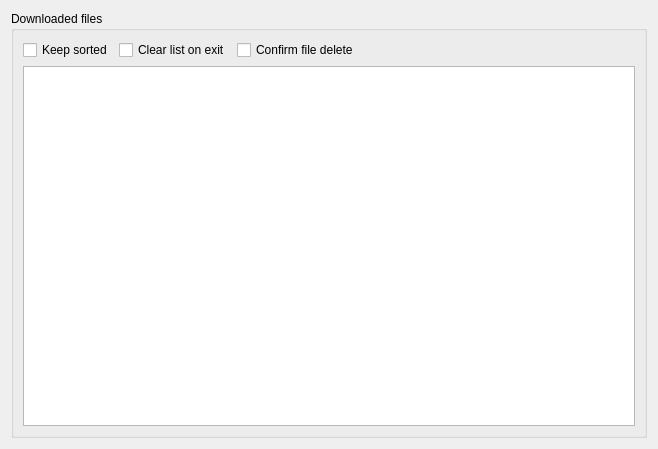
<?xml version="1.0" encoding="UTF-8"?>
<ui version="4.0">
 <class>Files</class>
 <widget class="QWidget" name="Files">
  <property name="geometry">
   <rect>
    <x>0</x>
    <y>0</y>
    <width>658</width>
    <height>449</height>
   </rect>
  </property>
  <property name="windowTitle">
   <string>Files</string>
  </property>
  <property name="windowIcon">
   <iconset resource="resource.qrc">
    <normaloff>:/resource/16x16_ico_png/ico_files.png</normaloff>:/resource/16x16_ico_png/ico_files.png</iconset>
  </property>
  <layout class="QGridLayout" name="gridLayout">
   <item row="0" column="0">
    <widget class="QGroupBox" name="groupBox_7">
     <property name="title">
      <string>Downloaded files</string>
     </property>
     <property name="flat">
      <bool>false</bool>
     </property>
     <layout class="QGridLayout" name="gridLayout_2">
      <item row="0" column="0">
       <layout class="QHBoxLayout" name="horizontalLayout">
        <item>
         <widget class="QCheckBox" name="chkKeepSorted">
          <property name="text">
           <string>Keep sorted</string>
          </property>
         </widget>
        </item>
        <item>
         <widget class="QCheckBox" name="chkClearOnExit">
          <property name="text">
           <string>Clear list on exit</string>
          </property>
         </widget>
        </item>
        <item>
         <widget class="QCheckBox" name="chkConfirmDelete">
          <property name="text">
           <string>Confirm file delete</string>
          </property>
          <property name="checked">
           <bool>false</bool>
          </property>
         </widget>
        </item>
        <item>
         <spacer name="horizontalSpacer">
          <property name="orientation">
           <enum>Qt::Horizontal</enum>
          </property>
          <property name="sizeHint" stdset="0">
           <size>
            <width>40</width>
            <height>20</height>
           </size>
          </property>
         </spacer>
        </item>
       </layout>
      </item>
      <item row="1" column="0">
       <widget class="QTableView" name="tableFiles">
        <property name="contextMenuPolicy">
         <enum>Qt::CustomContextMenu</enum>
        </property>
        <property name="horizontalScrollBarPolicy">
         <enum>Qt::ScrollBarAsNeeded</enum>
        </property>
        <property name="autoScroll">
         <bool>false</bool>
        </property>
        <property name="tabKeyNavigation">
         <bool>false</bool>
        </property>
        <property name="selectionMode">
         <enum>QAbstractItemView::ExtendedSelection</enum>
        </property>
        <property name="selectionBehavior">
         <enum>QAbstractItemView::SelectRows</enum>
        </property>
        <property name="showGrid">
         <bool>false</bool>
        </property>
        <property name="sortingEnabled">
         <bool>true</bool>
        </property>
        <attribute name="horizontalHeaderMinimumSectionSize">
         <number>0</number>
        </attribute>
        <attribute name="horizontalHeaderStretchLastSection">
         <bool>true</bool>
        </attribute>
        <attribute name="verticalHeaderVisible">
         <bool>false</bool>
        </attribute>
        <attribute name="verticalHeaderDefaultSectionSize">
         <number>16</number>
        </attribute>
        <attribute name="verticalHeaderMinimumSectionSize">
         <number>16</number>
        </attribute>
       </widget>
      </item>
     </layout>
    </widget>
   </item>
  </layout>
  <action name="actionOpenFile">
   <property name="icon">
    <iconset resource="resource.qrc">
     <normaloff>:/resource/16x16_ico_png/ico_open_file.png</normaloff>:/resource/16x16_ico_png/ico_open_file.png</iconset>
   </property>
   <property name="text">
    <string>Open</string>
   </property>
   <property name="toolTip">
    <string>Open selected files</string>
   </property>
   <property name="shortcut">
    <string>Ctrl+O</string>
   </property>
  </action>
  <action name="actionOpenFileWith">
   <property name="icon">
    <iconset resource="resource.qrc">
     <normaloff>:/resource/16x16_ico_png/ico_open_file.png</normaloff>:/resource/16x16_ico_png/ico_open_file.png</iconset>
   </property>
   <property name="text">
    <string>Another application...</string>
   </property>
  </action>
  <action name="actionClear">
   <property name="icon">
    <iconset resource="resource.qrc">
     <normaloff>:/resource/16x16_ico_png/ico_clear.png</normaloff>:/resource/16x16_ico_png/ico_clear.png</iconset>
   </property>
   <property name="text">
    <string>Clear</string>
   </property>
   <property name="toolTip">
    <string>Clear history</string>
   </property>
  </action>
  <action name="actionOpenFolder">
   <property name="icon">
    <iconset resource="resource.qrc">
     <normaloff>:/resource/16x16_ico_png/ico_open_folder.png</normaloff>:/resource/16x16_ico_png/ico_open_folder.png</iconset>
   </property>
   <property name="text">
    <string>Open folder ...</string>
   </property>
   <property name="toolTip">
    <string>Open folder</string>
   </property>
  </action>
  <action name="actionFind">
   <property name="icon">
    <iconset resource="resource.qrc">
     <normaloff>:/resource/16x16_ico_png/ico_find.png</normaloff>:/resource/16x16_ico_png/ico_find.png</iconset>
   </property>
   <property name="text">
    <string>Find</string>
   </property>
   <property name="shortcut">
    <string>Ctrl+F</string>
   </property>
  </action>
  <action name="actionFindNext">
   <property name="icon">
    <iconset resource="resource.qrc">
     <normaloff>:/resource/16x16_ico_png/ico_find_next.png</normaloff>:/resource/16x16_ico_png/ico_find_next.png</iconset>
   </property>
   <property name="text">
    <string>Next</string>
   </property>
   <property name="toolTip">
    <string>Find next match</string>
   </property>
   <property name="shortcut">
    <string>Ctrl+N</string>
   </property>
  </action>
  <action name="actionFindPrev">
   <property name="icon">
    <iconset resource="resource.qrc">
     <normaloff>:/resource/16x16_ico_png/ico_find_prev.png</normaloff>:/resource/16x16_ico_png/ico_find_prev.png</iconset>
   </property>
   <property name="text">
    <string>Previous</string>
   </property>
   <property name="toolTip">
    <string>Find previous match</string>
   </property>
   <property name="shortcut">
    <string>Ctrl+P</string>
   </property>
  </action>
  <action name="actionDelete">
   <property name="icon">
    <iconset resource="resource.qrc">
     <normaloff>:/resource/16x16_ico_png/ico_delete.png</normaloff>:/resource/16x16_ico_png/ico_delete.png</iconset>
   </property>
   <property name="text">
    <string>Delete file</string>
   </property>
   <property name="toolTip">
    <string>Delete files from the disk permanently</string>
   </property>
   <property name="shortcut">
    <string>Del</string>
   </property>
  </action>
 </widget>
 <tabstops>
  <tabstop>chkKeepSorted</tabstop>
  <tabstop>chkClearOnExit</tabstop>
  <tabstop>chkConfirmDelete</tabstop>
  <tabstop>tableFiles</tabstop>
 </tabstops>
 <resources>
  <include location="resource.qrc"/>
 </resources>
 <connections/>
</ui>
